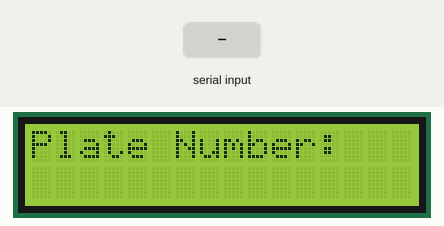
The sketch below on a simulated Arduino Uno, built with avr-gcc and run on an emulated ATmega328P. Parts: 16×2 character LCD. The inputs (shaded band) are chosen by the test bench.

Above: at 1.2 s.
1.3 s: "1\n" received over Serial
At 2.5 s:
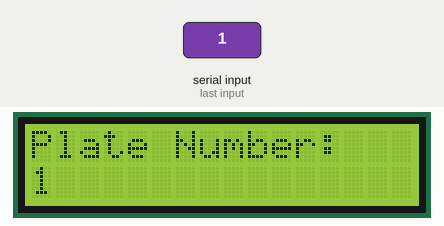
2.8 s: "0\n" received over Serial
At 3.6 s:
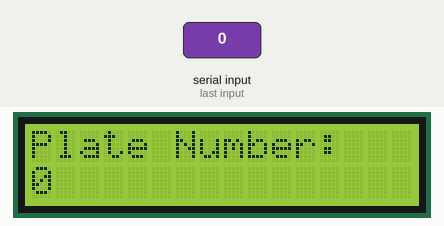
4.3 s: "2\n" received over Serial
At 4.8 s:
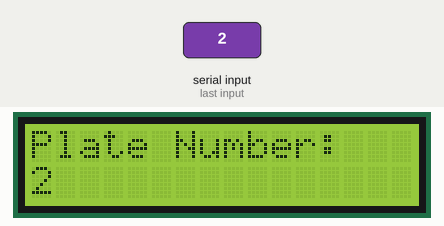
Timing chart, 0 to 7.3 s (numbered marks = the images above; inputs shaded):
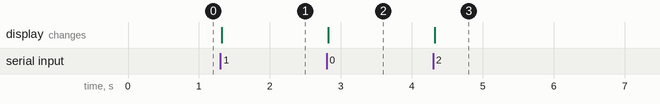

The sketch:

NumberPlate_reader.ino
```cpp
#include <Wire.h>
#include <LiquidCrystal_I2C.h>

LiquidCrystal_I2C lcd(0x27, 16, 2); // Use your LCD's I2C address

String plate = "";

void setup() {
  Serial.begin(9600);
  lcd.begin();
  lcd.backlight();
  lcd.setCursor(0, 0);
  lcd.print("Plate Number:");
}

void loop() {
  if (Serial.available()) {
    plate = Serial.readStringUntil('\n');
    lcd.clear();
    lcd.setCursor(0, 0);
    lcd.print("Plate Number:");
    lcd.setCursor(0, 1);
    lcd.print(plate);
  }
}
```

Measured:
- after the input at 1.3 s, the display: changes at once (image 1)
- after the input at 2.8 s, the display: changes at once (image 2)
- after the input at 4.3 s, the display: changes at once (image 3)
